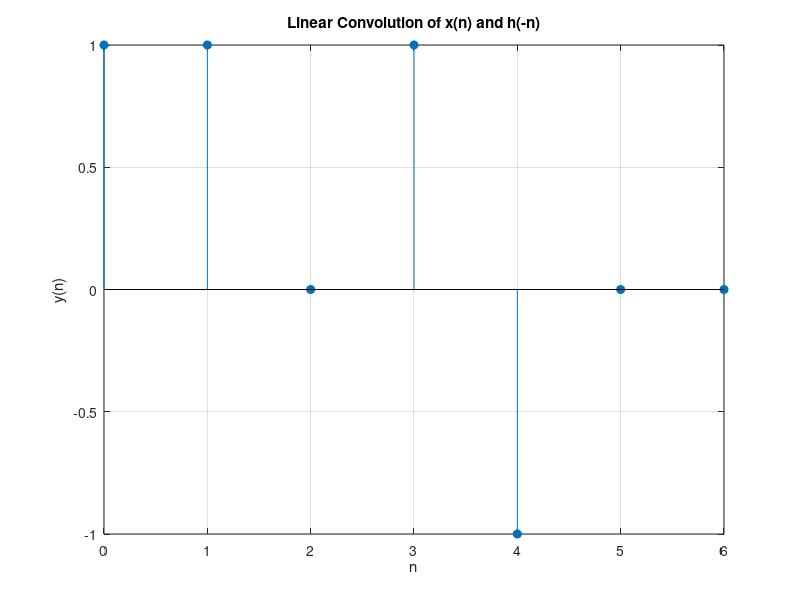

Source code (MATLAB):
clc;
clear all;
close all;

x = [1 1 -1 0];
h = [1 0 1 0];

N1 = length(x);
N2 = length(h);

L = N1 + N2 - 1;

disp("The length of the convolution is:");
disp(L);

y = zeros(1,L);

for i = 1:L
    for j = 1:N1
        if (i-j+1 > 0) && (i-j+1 <= N2)
            y(i) = y(i) + x(j) * h(i-j+1);
        end
    end
end

disp("The convolution result y:");
disp(y);

stem(0:L-1,y,'filled');
xlabel("n");
ylabel("y(n)");
title("Linear Convolution of x(n) and h(-n)");
grid on;
